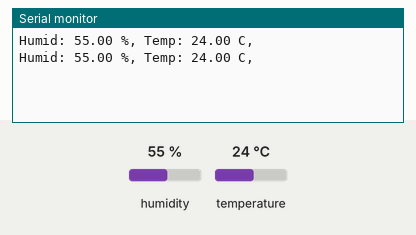
Recording of a sketch running on a simulated Arduino Uno, built with avr-gcc and run on an emulated ATmega328P. On the bench: the last lines printed to the serial monitor. The inputs (shaded band) are chosen by the test bench; at power-on: humidity 55 %, temperature 24 °C.

Above: at 4.8 s.
4.9 s: humidity set to 22 %
At 7.2 s:
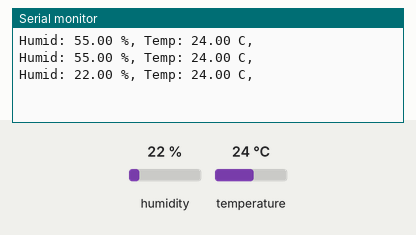
7.9 s: temperature set to 12 °C
At 9.0 s:
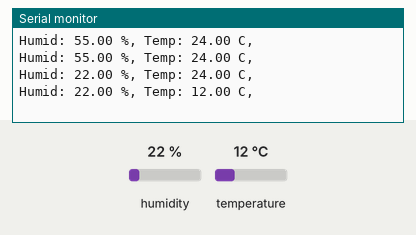
10.9 s: humidity set to 40 %
At 12.5 s:
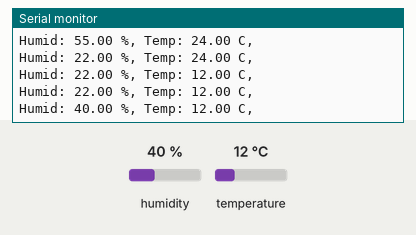
Timing chart, 0 to 14.0 s (numbered marks = the images above; inputs shaded):
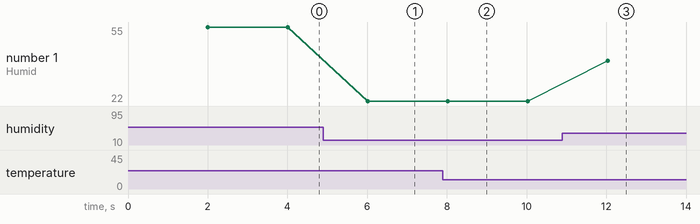

Measured:
- after the input at 4.9 s, the serial monitor: prints a new line after 1.1 s (image 1)
- after the input at 7.9 s, the serial monitor: prints a new line after 0.12 s (image 2)
- after the input at 10.9 s, the serial monitor: prints a new line after 1.1 s (image 3)
- plotted number 1: 55 → 22 after the input at 4.9 s, 22 → 40 after the input at 10.9 s

The sketch:

Uno_serialDHT22.ino
```cpp
/********************************
Observe & report temp & humidity

 Materials Schedule

  Arduino Uno (or Yun) - 1 each
   https://store.arduino.cc/usa/arduino-uno-rev3
  DF Robot Gravity I/O Shield - 1 each
   https://www.dfrobot.com/product-1009.html
  DHT22 AM2302 Temperature and Humidity Sensor - 1 each
   https://www.adafruit.com/product/393
  A-B Cable - 1 each
   https://www.staples.com/usb+ab+cable/directory_usb+ab+cable
  Wire Bundles - 3 female/female wires
   https://www.adafruit.com/product/266

 Check Arduino-Laptop connection via Arduino IDE

   1.Tools->Board->Arduino Genuino Uno or Arduino Yun
   2.Tools->Port->Arduino Genuino Uno or Arduino Yun

 Materials Assembly

   1.Connect A-B cable to arduino and laptop and upload sketch
   2.Connect aurduino and shield
   3.Connect temp & humidty sensor to I/O shield digital pin 10 with (3) female/female wires

      Sensor (Out) I/O Shield pin 10 (D)
      Sensor (+)   I/O Shield pin 10 (VCC) Voltage
      Sensor (-)   I/O Shield pin 10 (GND) Ground

   4.Open serial monitor to view sensor readings at 9600 baud

  Engineering

   DroneBot Workshop 2017
    https://dronebotworkshop.com/hc-sr04-ultrasonic-distance-sensor-arduino/

   ATS
     https://www.youtube.com/channel/UCDuWq2wFqeVII1KC7grySRg
     https://github.com/AnchorageBot
     2019-03

*******************************/

// === Libraries ==========================

// Check Arduino IDE -> Tools -> Manage Libraries -> Type -> Installed
   // Ensure that Adafruit Unified Sensor Library is installed
   // Ensure that Adafruit AM2320 Sensor Library is installed
   // Ensure that DHT Sensor Library is installed

#include <DHT_U.h>
#include <Adafruit_Sensor.h>
#include <DHT.h>; // Call DHT22 Library

// === Gobal constants and variables =======

// Temp & Humidity Sensor Constants
#define DHTPIN 10       // DHT-22 sensor & I/O shield D10
#define DHTTYPE DHT22   // DHT 22 sensor type is AM2302

// Temp & Humidity Sensor Variables
float hum;    // Stores humidity value in percent
float temp;   // Stores temperature value in Celcius

DHT dht(DHTPIN, DHTTYPE); // Initialize DHT sensor for 16mhz Arduino

// === Setup code here, runs once =========================

void setup() {

  // Setup the serial monitor for data analysis & debugging
  Serial.begin (9600);

  // Start the DHT sensor
  dht.begin();
}

// === Main code here, runs/loops repeatedly ==============

void loop()
{

  delay(2000);  // Delay so DHT-22 sensor can stabalize

    hum = dht.readHumidity();  // Get Humidity value
    temp= dht.readTemperature();  // Get Temperature value

  // Send results to Serial Monitor

    Serial.print("Humid: ");
    Serial.print(hum);
    Serial.print(" %, Temp: ");
    Serial.print(temp);
    Serial.print(" C, ");

  Serial.println(" ");
}
```
